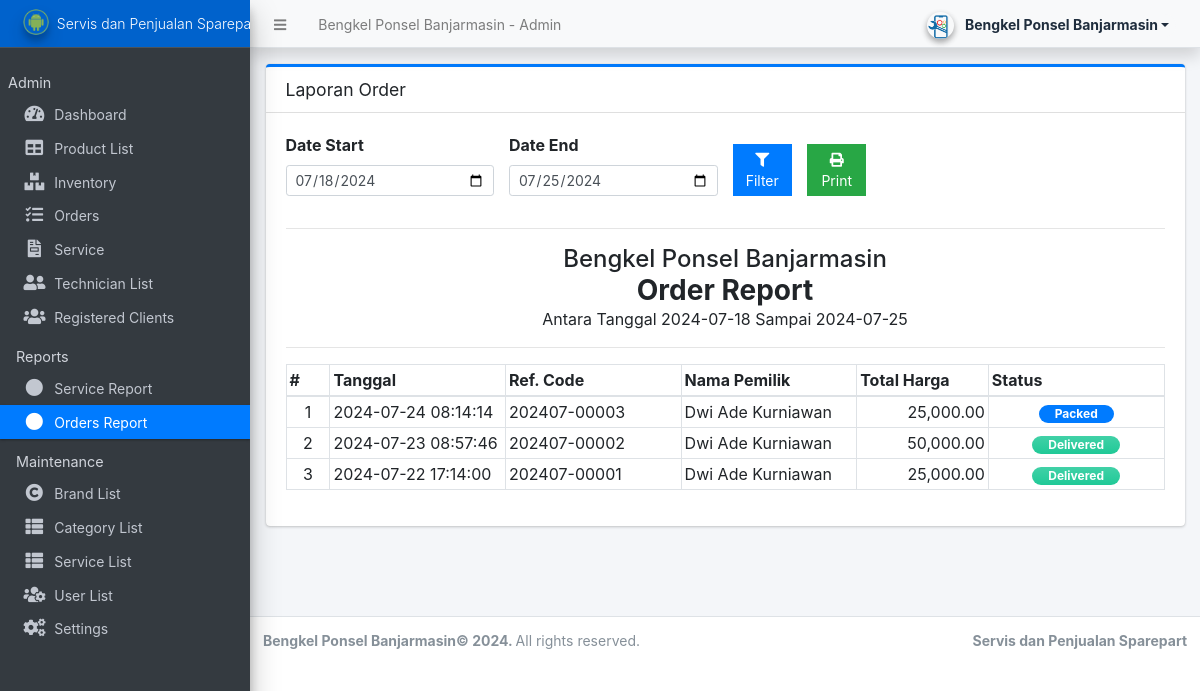
The page /admin/?page=report/orders (signed in) on the database its author committed.
### tables this page shows
CREATE TABLE `order_list` (
  `id` int(30) NOT NULL,
  `ref_code` varchar(100) NOT NULL,
  `client_id` int(30) NOT NULL,
  `total_amount` float NOT NULL DEFAULT 0,
  `delivery_address` text NOT NULL,
  `status` tinyint(1) NOT NULL DEFAULT 0 COMMENT '0=pending,1 = packed, 2 = for delivery, 3 = on the way, 4 = delivered, 5=cancelled',
  `date_created` datetime NOT NULL DEFAULT current_timestamp(),
  `date_updated` datetime DEFAULT NULL ON UPDATE current_timestamp()
);

### classes/DBConnection.php (called while the page is built, shortened)
<?php
class DBConnection{
    private $host = DB_SERVER;
    private $username = DB_USERNAME;
    private $password = DB_PASSWORD;
    private $database = DB_NAME;
    public $conn;
    public function __construct(){
        if (!isset($this->conn)) {
            $this->conn = new mysqli($this->host, $this->username, $this->password, $this->database);
        }
    }
}
?>

### classes/SystemSettings.php (called while the page is built, shortened)
<?php
class SystemSettings extends DBConnection{
	function info($field=''){
		if(!empty($field)){
			if(isset($_SESSION['system_info'][$field]))
				return $_SESSION['system_info'][$field];
			else
				return false;
		}else{
			return false;
		}
	}
}
$_settings = new SystemSettings();
?>

### admin/report/orders.php (the view, shortened to what this page needs)
<?php
$date_start = isset($_GET['date_start']) ? $_GET['date_start'] :  date("Y-m-d",strtotime(date("Y-m-d")." -7 days")) ;
$date_end = isset($_GET['date_end']) ? $_GET['date_end'] :  date("Y-m-d") ;
?>
<div class="card card-primary card-outline">
    <div class="card-header">
        <h5 class="card-title">Laporan Order</h5>
    </div>
    <div class="card-body">
        <form id="filter-form">
            <div class="row align-items-end">
                <div class="form-group col-md-3">
                    <label for="date_start">Date Start</label>
                    <input type="date" class="form-control form-control-sm" name="date_start" value="<?php echo date("Y-m-d",strtotime($date_start)) ?>">
                </div>
                <div class="form-group col-md-3">
                    <label for="date_start">Date End</label>
                    <input type="date" class="form-control form-control-sm" name="date_end" value="<?php echo date("Y-m-d",strtotime($date_end)) ?>">
                </div>
                <div class="form-group col-md-1">
                    <button class="btn btn-flat btn-block btn-primary btn-sm"><i class="fa fa-filter"></i> Filter</button>
                </div>
                <div class="form-group col-md-1">
                    <button class="btn btn-flat btn-block btn-success btn-sm" type="button" id="printBTN"><i class="fa fa-print"></i> Print</button>
                </div>
            </div>
        </form>
        <hr>
        <div id="printable">
            <div>
                <h4 class="text-center m-0"><?php echo $_settings->info('name') ?></h4>
                <h3 class="text-center m-0"><b>Order Report</b></h3>
                <p class="text-center m-0">Antara Tanggal <?php echo $date_start ?> Sampai <?php echo $date_end ?></p>
                <hr>
            </div>
            <table class="table table-bordered">
                <colgroup>
                    <col width="5%">
                    <col width="20%">
                    <col width="20%">
                    <col width="20%">
                    <col width="15%">
                    <col width="20%">
                </colgroup>
                <thead>
                    <tr>
                        <th>#</th>
                        <th>Tanggal</th>
                        <th>Ref. Code</th>
                        <th>Nama Pemilik</th>
                        <th>Total Harga</th>
                        <th>Status</th>
                    </tr>
                </thead>
                <tbody>
                    <?php
                    $i = 1;
                        $orders = $conn->query("SELECT o.*,concat(c.firstname,' ',c.middlename,' ',c.lastname) as fullname FROM `order_list` o inner join client_list c on o.client_id = c.id order by o.status asc, unix_timestamp(o.date_created) desc ");
                        while($row = $orders->fetch_assoc()):
                    ?>
                    <tr>
                        <td class="text-center"><?php echo $i++ ?></td>
                        <td><?php echo $row['date_created'] ?></td>
                        <td><?php echo $row['ref_code'] ?></td>
                        <td><?php echo $row['fullname'] ?></td>
                        <td class="text-right"><?= number_format($row['total_amount'],2) ?></td>
                        <td class='text-center'>
                            <?php if($row['status'] == 0): ?>
                                <span class="badge badge-secondary px-3 rounded-pill">Pending</span>
                            <?php elseif($row['status'] == 1): ?>
                                <span class="badge badge-primary px-3 rounded-pill">Packed</span>
                            <?php elseif($row['status'] == 2): ?>
                                <span class="badge badge-success px-3 rounded-pill">For Delivery</span>
                            <?php elseif($row['status'] == 3): ?>
                                <span class="badge badge-warning px-3 rounded-pill">On the Way</span>
                            <?php elseif($row['status'] == 4): ?>
                                <span class="badge badge-default bg-gradient-teal px-3 rounded-pill">Delivered</span>
                            <?php else: ?>
                                <span class="badge badge-danger px-3 rounded-pill">Cancelled</span>
                            <?php endif; ?>
                        </td>
                    </tr>
                    <?php endwhile; ?>
                </tbody>
            </table>
        </div>
    </div>
</div>

### admin/report/orders.php (style rules this page uses)
table td,table th { padding: 3px !important; }

### rows shown on the page
order_list: date_created "2024-07-24 08:14:14", ref_code "202407-00003", fullname "Dwi Ade Kurniawan", total_amount "25,000.00", status "Packed"
order_list: date_created "2024-07-23 08:57:46", ref_code "202407-00002", fullname "Dwi Ade Kurniawan", total_amount "50,000.00", status "Delivered"
order_list: date_created "2024-07-22 17:14:00", ref_code "202407-00001", fullname "Dwi Ade Kurniawan", total_amount "25,000.00", status "Delivered"

### other values the page prints
$_settings->info('name') "Bengkel Ponsel Banjarmasin"
$_settings->userdata('firstname').' '.$_settings->userdata('lastname') "Bengkel Ponsel Banjarmasin"
$_settings->info('short_name') "Servis dan Penjualan…"
$date_start "2024-07-18"
$date_end "2024-07-25"
$_settings->info('short_name') "Servis dan Penjualan Sparepart"
